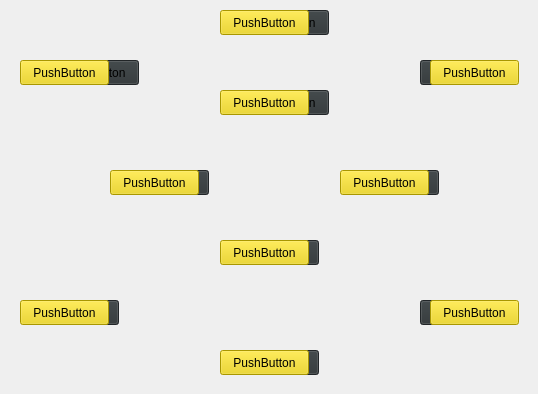
<?xml version="1.0" encoding="UTF-8"?>
<ui version="4.0">
 <class>ven_game</class>
 <widget class="QWidget" name="ven_game">
  <property name="geometry">
   <rect>
    <x>0</x>
    <y>0</y>
    <width>538</width>
    <height>394</height>
   </rect>
  </property>
  <property name="windowTitle">
   <string>Form</string>
  </property>
  <widget class="QPushButton" name="pushButton_2">
   <property name="geometry">
    <rect>
     <x>220</x>
     <y>10</y>
     <width>89</width>
     <height>25</height>
    </rect>
   </property>
   <property name="minimumSize">
    <size>
     <width>89</width>
     <height>25</height>
    </size>
   </property>
   <property name="whatsThis">
    <string/>
   </property>
   <property name="styleSheet">
    <string notr="true">background-color: rgb(237, 212, 0);</string>
   </property>
   <property name="text">
    <string>PushButton</string>
   </property>
  </widget>
  <widget class="QPushButton" name="push">
   <property name="geometry">
    <rect>
     <x>430</x>
     <y>60</y>
     <width>89</width>
     <height>25</height>
    </rect>
   </property>
   <property name="styleSheet">
    <string notr="true">background-color: rgb(237, 212, 0);</string>
   </property>
   <property name="text">
    <string>PushButton</string>
   </property>
  </widget>
  <widget class="QPushButton" name="pushButton_13">
   <property name="geometry">
    <rect>
     <x>220</x>
     <y>90</y>
     <width>89</width>
     <height>25</height>
    </rect>
   </property>
   <property name="styleSheet">
    <string notr="true">background-color: rgb(237, 212, 0);</string>
   </property>
   <property name="text">
    <string>PushButton</string>
   </property>
  </widget>
  <widget class="QPushButton" name="pushButton_14">
   <property name="geometry">
    <rect>
     <x>220</x>
     <y>240</y>
     <width>89</width>
     <height>25</height>
    </rect>
   </property>
   <property name="styleSheet">
    <string notr="true">background-color: rgb(237, 212, 0);</string>
   </property>
   <property name="text">
    <string>PushButton</string>
   </property>
  </widget>
  <widget class="QPushButton" name="pushButton_15">
   <property name="geometry">
    <rect>
     <x>340</x>
     <y>170</y>
     <width>89</width>
     <height>25</height>
    </rect>
   </property>
   <property name="styleSheet">
    <string notr="true">background-color: rgb(237, 212, 0);</string>
   </property>
   <property name="text">
    <string>PushButton</string>
   </property>
  </widget>
  <widget class="QPushButton" name="pushButton_16">
   <property name="geometry">
    <rect>
     <x>20</x>
     <y>300</y>
     <width>89</width>
     <height>25</height>
    </rect>
   </property>
   <property name="styleSheet">
    <string notr="true">background-color: rgb(237, 212, 0);</string>
   </property>
   <property name="text">
    <string>PushButton</string>
   </property>
  </widget>
  <widget class="QPushButton" name="pushButton_17">
   <property name="geometry">
    <rect>
     <x>220</x>
     <y>350</y>
     <width>89</width>
     <height>25</height>
    </rect>
   </property>
   <property name="styleSheet">
    <string notr="true">background-color: rgb(237, 212, 0);</string>
   </property>
   <property name="text">
    <string>PushButton</string>
   </property>
  </widget>
  <widget class="QPushButton" name="pushButton_18">
   <property name="geometry">
    <rect>
     <x>430</x>
     <y>300</y>
     <width>89</width>
     <height>25</height>
    </rect>
   </property>
   <property name="styleSheet">
    <string notr="true">background-color: rgb(237, 212, 0);</string>
   </property>
   <property name="text">
    <string>PushButton</string>
   </property>
  </widget>
  <widget class="QPushButton" name="pushButton_19">
   <property name="geometry">
    <rect>
     <x>20</x>
     <y>60</y>
     <width>89</width>
     <height>25</height>
    </rect>
   </property>
   <property name="styleSheet">
    <string notr="true">background-color: rgb(237, 212, 0);</string>
   </property>
   <property name="text">
    <string>PushButton</string>
   </property>
  </widget>
  <widget class="QPushButton" name="pushButton_20">
   <property name="geometry">
    <rect>
     <x>110</x>
     <y>170</y>
     <width>89</width>
     <height>25</height>
    </rect>
   </property>
   <property name="styleSheet">
    <string notr="true">background-color: rgb(237, 212, 0);</string>
   </property>
   <property name="text">
    <string>PushButton</string>
   </property>
  </widget>
  <widget class="QPushButton" name="pushButton_3g">
   <property name="geometry">
    <rect>
     <x>420</x>
     <y>60</y>
     <width>89</width>
     <height>25</height>
    </rect>
   </property>
   <property name="styleSheet">
    <string notr="true">background-color: rgb(46, 52, 54);</string>
   </property>
   <property name="text">
    <string>PushButton</string>
   </property>
  </widget>
  <widget class="QPushButton" name="pushButton_4g">
   <property name="geometry">
    <rect>
     <x>240</x>
     <y>90</y>
     <width>89</width>
     <height>25</height>
    </rect>
   </property>
   <property name="styleSheet">
    <string notr="true">background-color: rgb(46, 52, 54);</string>
   </property>
   <property name="text">
    <string>PushButton</string>
   </property>
  </widget>
  <widget class="QPushButton" name="pushButton_6g">
   <property name="geometry">
    <rect>
     <x>350</x>
     <y>170</y>
     <width>89</width>
     <height>25</height>
    </rect>
   </property>
   <property name="styleSheet">
    <string notr="true">background-color: rgb(46, 52, 54);</string>
   </property>
   <property name="text">
    <string>PushButton</string>
   </property>
  </widget>
  <widget class="QPushButton" name="pushButton_2g">
   <property name="geometry">
    <rect>
     <x>50</x>
     <y>60</y>
     <width>89</width>
     <height>25</height>
    </rect>
   </property>
   <property name="styleSheet">
    <string notr="true">background-color: rgb(46, 52, 54);</string>
   </property>
   <property name="text">
    <string>PushButton</string>
   </property>
  </widget>
  <widget class="QPushButton" name="pushButton_10g">
   <property name="geometry">
    <rect>
     <x>230</x>
     <y>350</y>
     <width>89</width>
     <height>25</height>
    </rect>
   </property>
   <property name="styleSheet">
    <string notr="true">background-color: rgb(46, 52, 54);</string>
   </property>
   <property name="text">
    <string>PushButton</string>
   </property>
  </widget>
  <widget class="QPushButton" name="pushButton_8g">
   <property name="geometry">
    <rect>
     <x>30</x>
     <y>300</y>
     <width>89</width>
     <height>25</height>
    </rect>
   </property>
   <property name="styleSheet">
    <string notr="true">background-color: rgb(46, 52, 54);</string>
   </property>
   <property name="text">
    <string>PushButton</string>
   </property>
  </widget>
  <widget class="QPushButton" name="pushButton_1g">
   <property name="geometry">
    <rect>
     <x>240</x>
     <y>10</y>
     <width>89</width>
     <height>25</height>
    </rect>
   </property>
   <property name="styleSheet">
    <string notr="true">background-color: rgb(46, 52, 54);</string>
   </property>
   <property name="text">
    <string>PushButton</string>
   </property>
  </widget>
  <widget class="QPushButton" name="pushButton_5g">
   <property name="geometry">
    <rect>
     <x>120</x>
     <y>170</y>
     <width>89</width>
     <height>25</height>
    </rect>
   </property>
   <property name="styleSheet">
    <string notr="true">background-color: rgb(46, 52, 54);</string>
   </property>
   <property name="text">
    <string>PushButton</string>
   </property>
  </widget>
  <widget class="QPushButton" name="pushButton_7g">
   <property name="geometry">
    <rect>
     <x>230</x>
     <y>240</y>
     <width>89</width>
     <height>25</height>
    </rect>
   </property>
   <property name="styleSheet">
    <string notr="true">background-color: rgb(46, 52, 54);</string>
   </property>
   <property name="text">
    <string>PushButton</string>
   </property>
  </widget>
  <widget class="QPushButton" name="pushButton_9g">
   <property name="geometry">
    <rect>
     <x>420</x>
     <y>300</y>
     <width>89</width>
     <height>25</height>
    </rect>
   </property>
   <property name="styleSheet">
    <string notr="true">background-color: rgb(46, 52, 54);</string>
   </property>
   <property name="text">
    <string>PushButton</string>
   </property>
  </widget>
  <zorder>pushButton_10g</zorder>
  <zorder>pushButton_9g</zorder>
  <zorder>pushButton_8g</zorder>
  <zorder>pushButton_7g</zorder>
  <zorder>pushButton_6g</zorder>
  <zorder>pushButton_5g</zorder>
  <zorder>pushButton_4g</zorder>
  <zorder>pushButton_3g</zorder>
  <zorder>pushButton_2g</zorder>
  <zorder>pushButton_1g</zorder>
  <zorder>pushButton_2</zorder>
  <zorder>push</zorder>
  <zorder>pushButton_13</zorder>
  <zorder>pushButton_14</zorder>
  <zorder>pushButton_15</zorder>
  <zorder>pushButton_16</zorder>
  <zorder>pushButton_17</zorder>
  <zorder>pushButton_18</zorder>
  <zorder>pushButton_19</zorder>
  <zorder>pushButton_20</zorder>
 </widget>
 <resources/>
 <connections/>
</ui>
